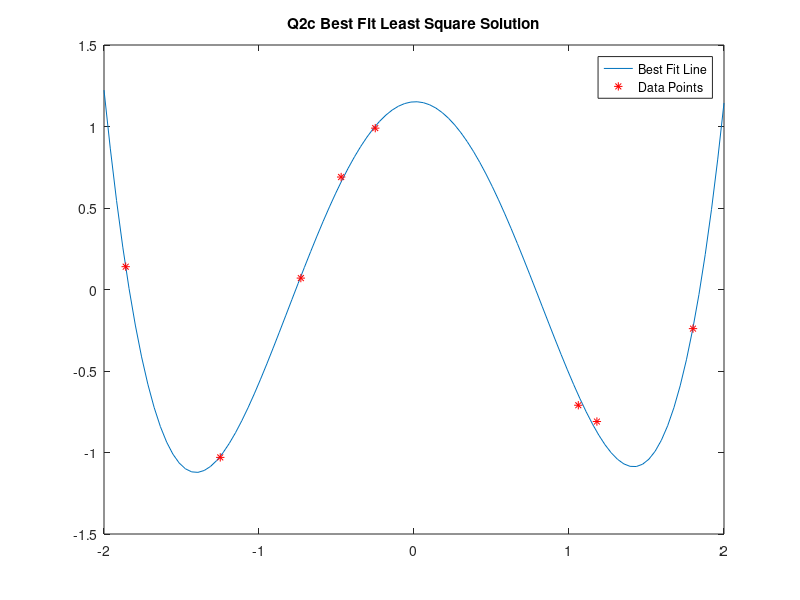

Recreate this plot in MATLAB. (Note: this script raises an error after producing the figure.)
% Name:Tommy Lee Truong
% Last Edit:May 13 2021
% Program Name: Final
clc; clear all; close all;
%% 1
%b
A=[1,0,2,3;
    -1,2,2,3;
    0,1,1,2;
    3,1,1,2]
[L,U,P]=lu(A)
%% 2
%b
data=[-0.73,0.07;
    1.80,-0.24;
    -1.86,0.14;
    -0.25,0.99;
    -0.47,0.69;
    1.06,-0.71;
    1.18,-0.81;
    -1.25,-1.03]
xvec=data(:,1);
yvec=data(:,2);
V=[xvec.^4,xvec.^3,xvec.^2,xvec,ones(size(xvec))]
avec=inv(transpose(V)*V)*transpose(V)*yvec
x=linspace(-2,2);
y=polyval(avec,x);
%c
plot(x,y)
title('Q2c Best Fit Least Square Solution')
hold on
plot(xvec,yvec,'r*')
legend('Best Fit Line','Data Points')
hold off
%d
e=yvec-V*avec;
E=(norm(e,2)).^2
%% 5
%c
a8=5.^8+3.*(2.^8)
%% 6
%a
A=imread('black-hole.tif');
imagesc(A);
%b
A=double(A);
[U,S,V]=svd(A);
r=rank(A)
sigmavals = diag(S);
figure();
scatter(1:r,sigmavals,'.')
title('Q6b Singular vs Mode')
xlabel('i')
ylabel('sigma_i')
%c
A10=U(:,1:10)*S(1:10,1:10)*V(:,1:10)';
figure();
imagesc(A10);
title('A10')
A50=U(:,1:50)*S(1:50,1:50)*V(:,1:50)';
figure();
imagesc(A50);
title('A50')